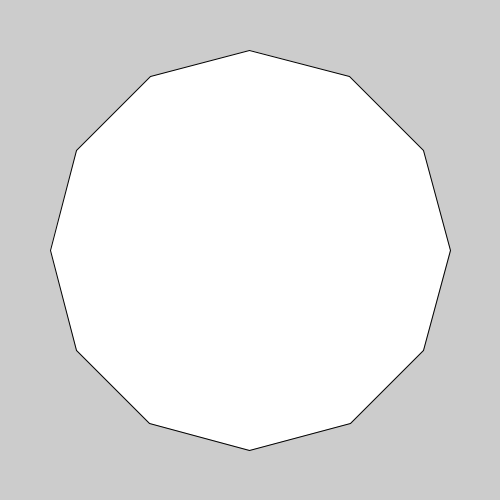
Frame 1 (no input)
Frame 60 (the mouse pressed at the canvas centre just before this capture): identical to frame 1, image omitted
Frame 120 (the mouse held since frame 60 and released just before this capture): identical to frame 1, image omitted

The Processing sketch that drew this single still picture (run headless with seeded random() and noise(); from frame 60 on, the mouse is pressed at the canvas centre):

// Processing sketch: Relogio
// ── Relogio.pde
//https://processing.org/reference/

// Fazer relogio analogico com horas,minutos,segundos
// Tem que ter linhas
// Ve caderno
// Circulo para cada ponteiro

void setup(){
   size(500,500); // tamanho na tela
   
}

// Loop implicito
void draw(){

   background(200,100,100);
   translate(width/2,height/2);
   background(204);
  int s = second();  // Values from 0 - 59
  int m = minute();  // Values from 0 - 59
  int h = hour();    // Values from 0 - 23
  line(s, 0, s, 33);
  line(m, 33, m, 66);
  line(h, 66, h, 100);
   int r=200;
   int n=12;
   //int n= (int) map(mouseX,0,width,3,20); //Rgra de 3 0-3 e width-20
   float angulo= TWO_PI/n;
   //ellipse(0,0,r*2,r*2);
   beginShape();
   for(int i=0;i<n;i++){
      
     //float x= r * cos(angulo*i);
     //float y= r * sin(angulo*i);
     float x= r * cos(angulo*i-HALF_PI);
     float y= r * sin(angulo*i-HALF_PI);
     //ellipse(x,y,5,5);
     vertex(x,y);       // Adiciona um vertice a forma
   } 
   endShape(CLOSE);
   
}  
